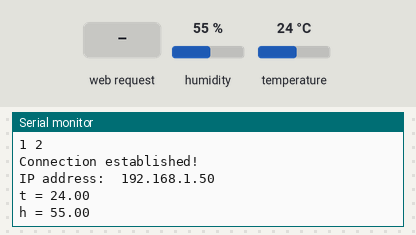
Bench run of a sketch on a simulated ESP8266 (NodeMCU). Shown: the last lines printed to the serial monitor. The inputs (shaded band) are chosen by the test bench; at power-on: humidity 55 %, temperature 24 °C. WiFi joins after 1.5 s; servers stay silent unless stated; uploads are accepted with an empty reply.

Above: at 3.2 s.
3.3 s: HTTP request GET /pjp-api/rest/aqindex/getIndex/736 received
At 3.8 s:
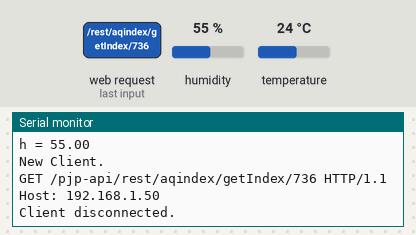
4.8 s: HTTP request GET /get received
At 5.9 s:
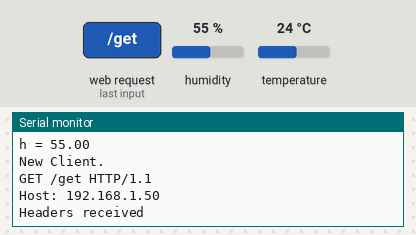
6.5 s: humidity set to 22 %
At 7.6 s:
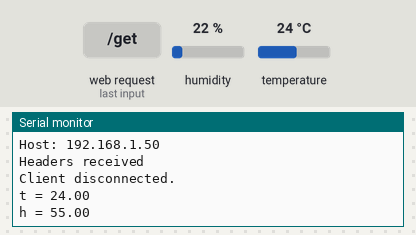
8.0 s: temperature set to 12 °C
At 9.2 s:
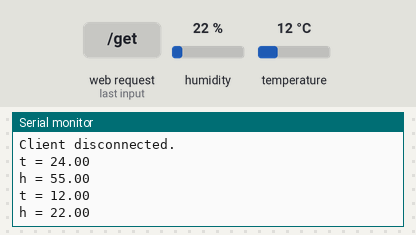
9.5 s: humidity set to 40 %
At 11.4 s:
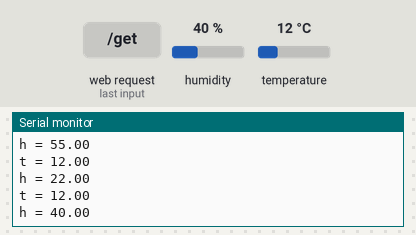
Timing chart, 0 to 12.0 s (numbered marks = the images above; inputs shaded):
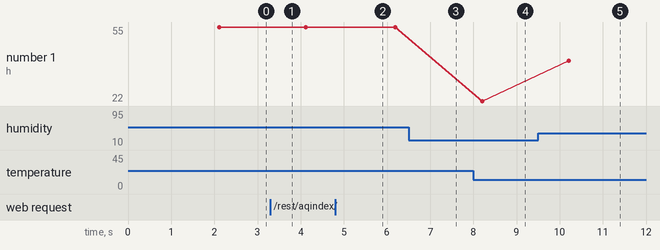

Measured:
- after the input at 3.3 s, the serial monitor: prints a new line at once (image 1)
- after the input at 4.8 s, the serial monitor: prints a new line at once (image 2)
- after the input at 8.0 s, the serial monitor: prints a new line after 0.21 s (image 4)
- after the input at 9.5 s, the serial monitor: prints a new line after 0.71 s (image 5)
- plotted number 1: 22 → 40 after the input at 9.5 s

The sketch:

esp8266_DHT22.ino
```cpp
#include <ESP8266WiFi.h>
#include <ESP8266HTTPClient.h>
#include <DHT.h>

const char* ssid     = "sweethome12";
const char* password = "9A0033D4";

const int dhtpin = 2;

WiFiServer server(80);

DHT dht(dhtpin, DHT22);
float t = 0;
float h = 0;
int lastCommand = 0;
String giosInfo;


void indexContent(WiFiClient& client){
  client.println("<!DOCTYPE html>");
client.println("<html lang='en' dir='ltr'>");
client.println("<head>");
client.println("<meta charset='utf-8'>");
client.println("<style media='screen'>");
client.println(".aBox {");
client.println("border: solid 2px black; margin: 4%;   text-align: center;");
client.println("vertical-align: middle; display: inline-block; border-radius: 10px; align-items: center;");
client.println("}");
client.println(".c1 {background-color: SlateBlue; width: 40%; height: 100px;}");
client.println(".c2 {background-color: Tomato; width: 40%; height: 100px;}");
client.println(".c3 {background-color: MediumSeaGreen;  width: 90%; min-height: 100px;}");
client.println(".innerText {  position: relative; margin: auto; font-size: 2em; color: white; top: 30%;}");
client.println("</style>");
client.println("</head>");
client.println("<body>");
client.println("<div class='main'>");
client.println("<div class='aBox c1'>");
client.println("<span class='innerText'>Temperatura: </span>");
client.println("<span id='temp' class='innerText'>???</span>");
client.println("</div>");
client.println("<div class='aBox c2'>");
client.println("<span class='innerText'>Wilgotność: </span>");
client.println("<span id='wilg' class='innerText'>???</span>");
client.println("</div>");
client.println("<div class='aBox c3'>");
client.println("<span class='innerText'>Stan powietrza:</span>");
client.println("<span id='pow' class='innerText'>???</span>");
client.println("");
client.println("</div>");
client.println("</div>");
client.println("<script type='text/javascript'>");
client.println("let T;");
client.println("let H;");
client.println("let A;");
client.println("let aInfo;");
client.println("let req = new XMLHttpRequest();");
client.println("let req2 = new XMLHttpRequest();");
client.println("req.open('GET', 'http://192.168.0.142/get', true);");
client.println("req.onreadystatechange = addDataAndFindAir;");
client.println("req.send(null);");
client.println("function addDataAndFindAir(e){");
client.println("if (req.readyState == 4) {");
client.println("if(req.status == 200) {");
client.println("let text = req.responseText;");
client.println("console.log(text);");
client.println("text.trim().split('&').forEach((item) => {");
client.println("let a = item.split('=');");
client.println("if(a.length > 1 && a[0] == 't') T = a[1];");
client.println("else if(a.length > 1 && a[0] == 'h') H = a[1];");
client.println("if(a.length > 1 && a[0] == 'a') A = parseInt(a[1]);");
client.println("});");
client.println("document.getElementById('temp').innerText = T + '°';");
client.println("document.getElementById('wilg').innerText = H + '%';");
client.println("req2.open('GET', 'https://api.gios.gov.pl/pjp-api/rest/aqindex/getIndex/'+A, true);");
client.println("req2.onreadystatechange = findAir;");
client.println("req2.send(null);");
client.println("}");
client.println("else console.log('Błąd podczas ładowania strony');");
client.println("}");
client.println("}");
client.println("function findAir(e){");
client.println("if (req2.readyState == 4) {");
client.println("if(req2.status == 200) {");
client.println("let json = JSON.parse(req2.responseText);");
client.println("console.log(json.stIndexLevel.indexLevelName);");
client.println("}");
client.println("else console.log('Błąd podczas ładowania strony');");
client.println("}");
client.println("}");
client.println("</script>");
client.println("</body>");
client.println("</html>");

}

void getAir(){
  const char* url = "/pjp-api/rest/aqindex/getIndex/736";
  const char* host = "api.gios.gov.pl";
  giosInfo = "";
  WiFiClientSecure client;
  //client.setInsecure(); //the magic line, use with caution
  if(!client.connect(host, 443)) Serial.println("Not connected to GIOS host");
  client.print(String("GET ") + url + " HTTP/1.1\r\n" +
             "Host: " + host + "\r\n" +
             "User-Agent: BuildFailureDetectorESP8266\r\n" +
             "Connection: close\r\n\r\n");
 while (client.connected()) {
    String line = client.readStringUntil('\n');
    if (line == "\r") {
      Serial.println("Headers received");
      break;
    }
  }
  giosInfo = client.readStringUntil('\n');
}


void setup() {
  Serial.begin(115200);
  WiFi.begin(ssid, password);
   Serial.print("Connecting to ");
  Serial.print(ssid); Serial.println(" ...");

  int i = 0;
  while (WiFi.status() != WL_CONNECTED) { // Wait for the Wi-Fi to connect
    delay(1000);
    Serial.print(++i); Serial.print(' ');
  }

  Serial.println('\n');
  Serial.println("Connection established!");
  Serial.print("IP address:\t");
  Serial.println(WiFi.localIP());
  server.begin();
  dht.begin();
}

void loop() {
    WiFiClient client = server.available();
    if (client) {
    Serial.println("New Client.");
    String currentLine = "";
    String header;
    while (client.connected()) { // loop while the client's connected
      //currentTime = millis();
      if (client.available()) {             // if there's bytes to read from the client,
        char c = client.read();             // read a byte, then
        Serial.write(c);                    // print it out the serial monitor
        header += c;
        if (c == '\n') {                    // if the byte is a newline character
          // if the current line is blank, you got two newline characters in a row.
          // that's the end of the client HTTP request, so send a response:
          if (currentLine.length() == 0) {
            // HTTP headers always start with a response code (e.g. HTTP/1.1 200 OK)
            // and a content-type so the client knows what's coming, then a blank line:
            client.println("HTTP/1.1 200 OK");
            client.println("Content-type:text/html");
            client.println("Access-Control-Allow-Origin:*");
            client.println("Connection: close");
            client.println();

            // turns the GPIOs on and off
            if (header.indexOf("GET /get") >= 0) {
             client.print("t=");
             client.print(t);
             client.print("&h=");
             client.print(h);
             client.print("&a=");
             getAir();
             client.print("giosInfo");

             client.println("");
            } else if(header.indexOf("GET /") >= 0){
              indexContent(client);
            }

            client.println();
            // Break out of the while loop
            break;
          } else { // if you got a newline, then clear currentLine
            currentLine = "";
          }
        } else if (c != '\r') {  // if you got anything else but a carriage return character,
          currentLine += c;      // add it to the end of the currentLine
        }
      }
    }
    // Clear the header variable
    header = "";
    // Close the connection
    client.stop();
    Serial.println("Client disconnected.");
    Serial.println("");
  } else {

  }
  delay(100);

  //Serial.println(millis() - lastCommand);
  if((millis() - lastCommand) >= 2000){
      lastCommand = millis();
      t = dht.readTemperature();
      h = dht.readHumidity();
      Serial.print("t = ");
      Serial.println(t);
      Serial.print("h = ");
      Serial.println(h);
    }
}
```
